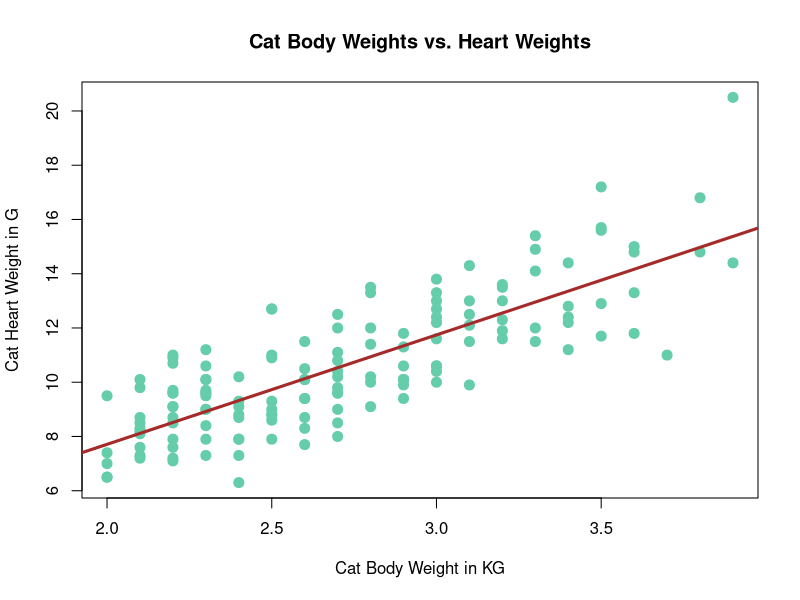
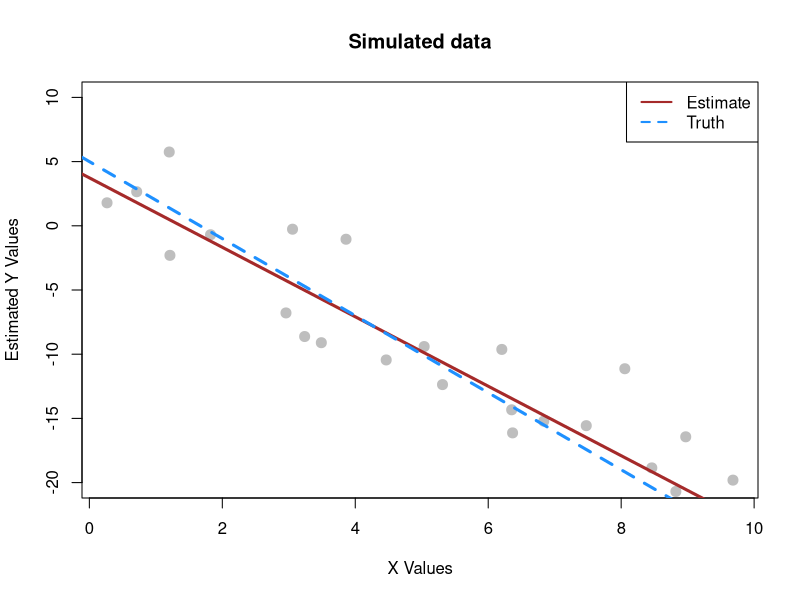
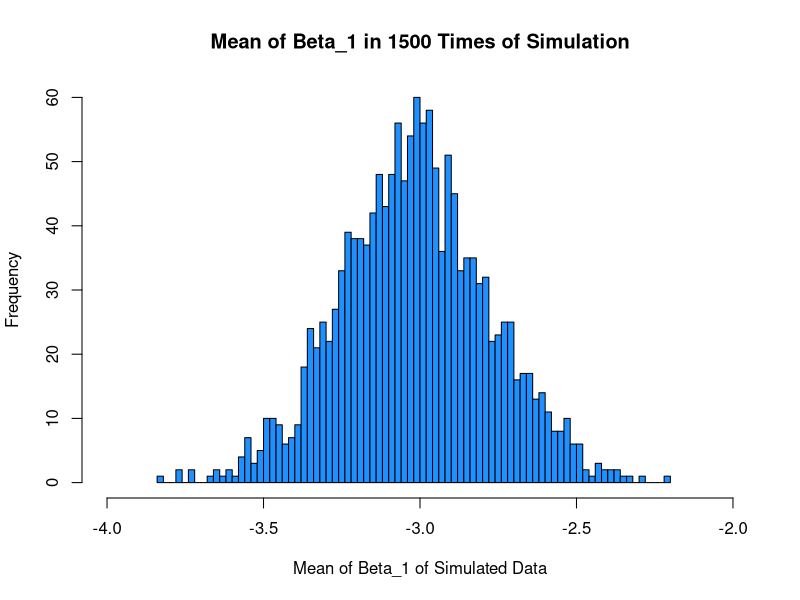
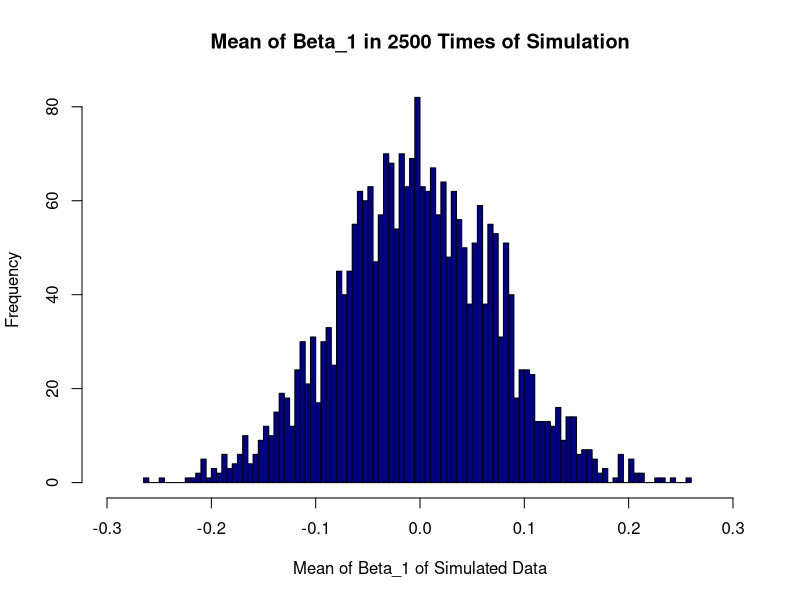
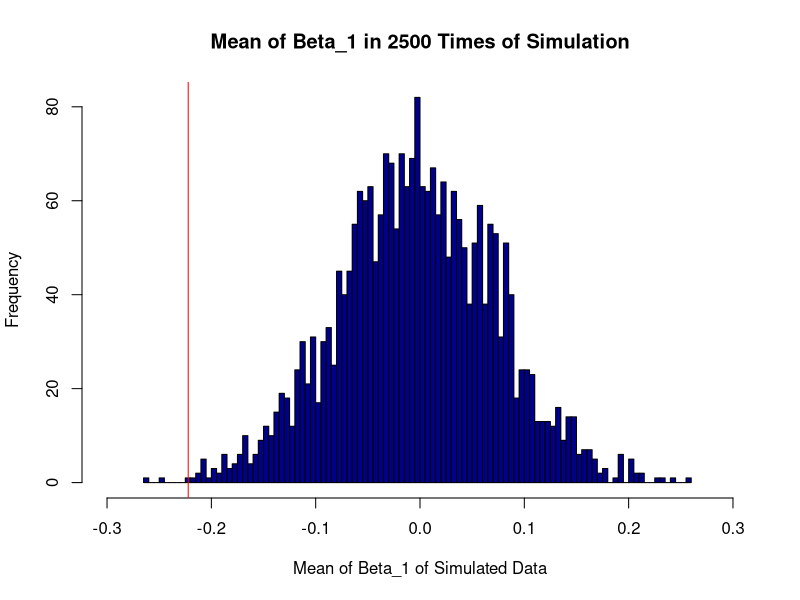

The R source for these figures, in order:
## ---- chunk 1
library(MASS)
#View(cats)
cat_model = lm(Hwt ~ Bwt, data = cats)
summary(cat_model)
## ---- chunk 2
coef(cat_model)
## ---- chunk 3
predict(cat_model, newdata = data.frame(Bwt = 2.7))
range(cats$Bwt)
min(cats$Bwt) < 2.7 & 2.7 <max(cats$Bwt)
## ---- chunk 4
predict(cat_model, newdata = data.frame(Bwt = 4.4))
min(cats$Bwt) < 4.4 & 4.4 <max(cats$Bwt)
## ---- chunk 5
plot(Hwt ~ Bwt, data = cats,
     xlab = "Cat Body Weight in KG",
     ylab = "Cat Heart Weight in G",
     main = "Cat Body Weights vs. Heart Weights",
     pch = 20,
     cex = 2,
     col = "aquamarine3")
abline(cat_model, lwd = 3, col = "brown")

## ---- chunk 6
summary(cat_model)$r.squared
## ---- chunk 7
x = cats$Bwt
y = cats$Hwt
Sxy = sum((x - mean(x)) * (y - mean(y)))
Sxx = sum((x - mean(x)) ^ 2)
beta_1_hat = Sxy / Sxx
beta_0_hat = mean(y) - beta_1_hat * mean(x)
y_hat = beta_0_hat + beta_1_hat * x
SST = sum((y - mean(y)) ^ 2)
SSE = sum((y - y_hat) ^ 2)
1 - SSE / SST
## ---- chunk 8
get_sd_est = function(fitted_vals, actual_vals, mle = FALSE){
  if (! mle){
    s2_e = sum((actual_vals - fitted_vals) ^ 2 ) / (length(actual_vals) - 2)
    s_e = sqrt(s2_e)
    return(s_e)
  } 
  else{
    sigma2_hat = sum((actual_vals - fitted_vals) ^ 2 ) / length(actual_vals)
    sigma_hat = sqrt(sigma2_hat)
    return(sigma_hat)
  }

}



  
## ---- chunk 9
get_sd_est(cat_model$fitted.values, cats$Hwt)
## ---- chunk 10
get_sd_est(cat_model$fitted.values, cats$Hwt, mle = TRUE)
## ---- chunk 11
summary(cat_model)$sigma
all.equal(get_sd_est(cat_model$fitted.values, cats$Hwt), summary(cat_model)$sigma)
## ---- chunk 12
birthday = 19870725
set.seed(birthday)
## ---- chunk 13
beta_0 = 5
beta_1 = -3
sigma = sqrt(10.24)
x = runif(n = 25, 0, 10)
sim_slr = function(x, beta_0, beta_1, sigma) {
  n = length(x)
  epsilon = rnorm(n, mean = 0, sd = sigma)
  y = beta_0 + beta_1 * x + epsilon
  data.frame(predictor = x, response = y)
}

sim_data = sim_slr(x, beta_0 = 5, beta_1 =-3, sigma = sqrt(10.24))
sim_data$predictor
sim_data$response

## ---- chunk 14
sim_model = lm(sim_data$response ~ sim_data$predictor)
coef(sim_model)
## ---- chunk 15

plot(response ~ predictor, data = sim_data,
     xlab = "X Values",
     ylab = "Estimated Y Values",
     main = "Simulated data",
     pch = 20,
     cex = 2,
     col = "grey",
     ylim = c(-20,10))
abline(sim_model, lwd = 3, col = "brown")
abline(beta_0, beta_1, lwd = 3, lty = 2, col = "dodgerblue")
legend("topright", c("Estimate", "Truth"), lty = c(1, 2), lwd = 2,
       col = c("brown", "dodgerblue"))
## ---- chunk 16
x = runif(n = 25, 0, 10)

run_sim = function(x_val, beta0_val, beta1_val, sigma_val, size){
  beta_hat_vec = rep(0, times = size)
  

  for (i in 1:size){
  y = sim_slr(x = x_val, beta_0 = beta0_val, beta_1 = beta1_val, sigma = sigma_val)
  sim_model = lm(y$response ~ y$predictor)
  beta_hat_vec[i] = coef(sim_model)[[2]]
  }
  
  return(beta_hat_vec)
}
beta_hat_1 = run_sim(x_val = x, beta0_val = 5, beta1_val = -3, sigma_val = sqrt(10.24), 1500)
# beta_hat_1


## ---- chunk 17
mean(beta_hat_1)
sd(beta_hat_1)
## ---- chunk 18
hist(beta_hat_1,
     xlab = "Mean of Beta_1 of Simulated Data",
     main = "Mean of Beta_1 in 1500 Times of Simulation",
     breaks = 100,
     xlim = c(-4,-2),
     col = "dodgerblue")
## ---- chunk 19
birthday = 19870725
set.seed(birthday)
## ---- chunk 20
x = runif(n = 75, 0, 10)
beta_hat_1 = rep(0, times = 2500)
beta_hat_1 = run_sim(x_val = x, beta0_val = 3, beta1_val = 0, sigma_val = sqrt(4), 2500)

## ---- chunk 21
hist(beta_hat_1,
     xlab = "Mean of Beta_1 of Simulated Data",
     main = "Mean of Beta_1 in 2500 Times of Simulation",
     breaks = 100,
     xlim = c(-0.3, 0.3),
     col = "darkblue")
## ---- chunk 22
library(readr)
skeptic <- read_csv("skeptic.csv")
# View(skeptic)
slr_model = lm(response ~ predictor, data = skeptic)
beta_1_hat = coef(slr_model)[[2]]
beta_1_hat

## ---- chunk 23
hist(beta_hat_1,
     xlab = "Mean of Beta_1 of Simulated Data",
     main = "Mean of Beta_1 in 2500 Times of Simulation",
     breaks = 100,
     xlim = c(-0.3, 0.3),
     col = "darkblue")
abline(v = beta_1_hat, col = "red")
## ---- chunk 24
sum(beta_hat_1 < beta_1_hat) / length(beta_hat_1)
sum(beta_hat_1 < beta_1_hat) / length(beta_hat_1) * 2
## ---- chunk 25

data(Ozone, package = "mlbench")
Ozone = Ozone[, c(4, 6, 7, 8)]
colnames(Ozone) = c("ozone", "wind", "humidity", "temp")
Ozone = Ozone[complete.cases(Ozone), ]
## ---- chunk 26
# ozone vs wind
rmse_fc = function(y, y_hat){
  rmse = sqrt(sum((y - y_hat) ^ 2 ) / length(y))
  return(rmse)
}
wind_model = lm(ozone ~ wind, data = Ozone)
wind_rmse = rmse_fc(Ozone$ozone, wind_model$fitted.values)
wind_R2 = summary(wind_model)$r.squared

# ozone vs humidity
humid_model = lm(ozone ~ humidity, data = Ozone)
humid_rmse = rmse_fc(Ozone$ozone, humid_model$fitted.values)
humid_R2 = summary(humid_model)$r.squared

# ozone vs temp
temp_model = lm(ozone ~ temp, data = Ozone)
temp_rmse = rmse_fc(Ozone$ozone, temp_model$fitted.values)
temp_R2 = summary(temp_model)$r.squared

# Form the table  
wind = c(wind_rmse, wind_R2)
humid = c(humid_rmse, humid_R2)
temp = c(temp_rmse, temp_R2)

compare_table = rbind(wind, humid, temp)
library(knitr)
library(kableExtra)
compareThree = kable(compare_table, format = "html", col.names = c("Root Mean Square Error", "R Squared"),caption = "Compare Three Models") %>% kable_styling("striped")
compareThree


## ---- chunk 27
get_beta_no_int = function(x, y){
  beta = sum(x * y) / sum(x ^ 2)
  return(beta)
}
## ---- chunk 28
get_beta_no_int(cats$Bwt, cats$Hwt)
## ---- chunk 29
coef(lm(Hwt ~ 0 + Bwt, data = cats))
